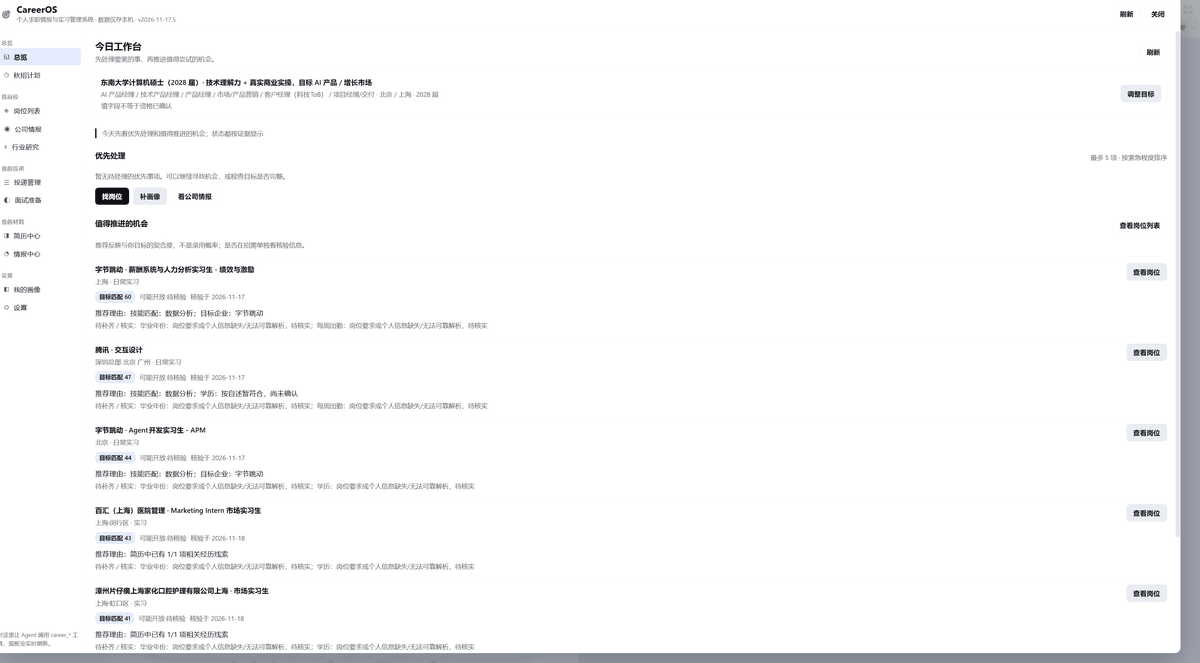
#> input picture docs/assets/demo-panel.gif, 1200 x 663 px
$ python -i make-demo-gif.py   (imports and definitions only)
#> lines starting #> are read from the running program, lines starting #| are printed output that depends on the picture
"""Compose the README demo GIF from real captured panel frames.

Sources (in priority order):
  1. .tmp/gui/d1-overview.png, d2-jobs.png, d4-knowledge.png  ← real GUI window captures
  2. .tmp/demo/overview-full.png                              ← offline component render fallback
"""
import sys
from pathlib import Path
from PIL import Image

ROOT = Path(__file__).resolve().parents[1]
OUT = ROOT / "docs" / "assets" / "demo-panel.gif"
WIDTH = 1200
# Crop box in the 3862x2146 window capture: drop the DSH sidebar and title bar.
GUI_CROP = (152, 86, 3796, 2100)
GUI_FRAMES = [
    (ROOT / ".tmp" / "gui" / "d1-overview.png", 2200),
    (ROOT / ".tmp" / "gui" / "d2-jobs.png", 2200),
    (ROOT / ".tmp" / "gui" / "d4-knowledge.png", 2600),
]
OFFLINE = ROOT / ".tmp" / "demo" / "overview-full.png"


def frame_from_gui(path: Path) -> Image.Image:
#> called with path = '../docs/assets/demo-panel.gif'
    img = Image.open(path).convert("RGB").crop(GUI_CROP)
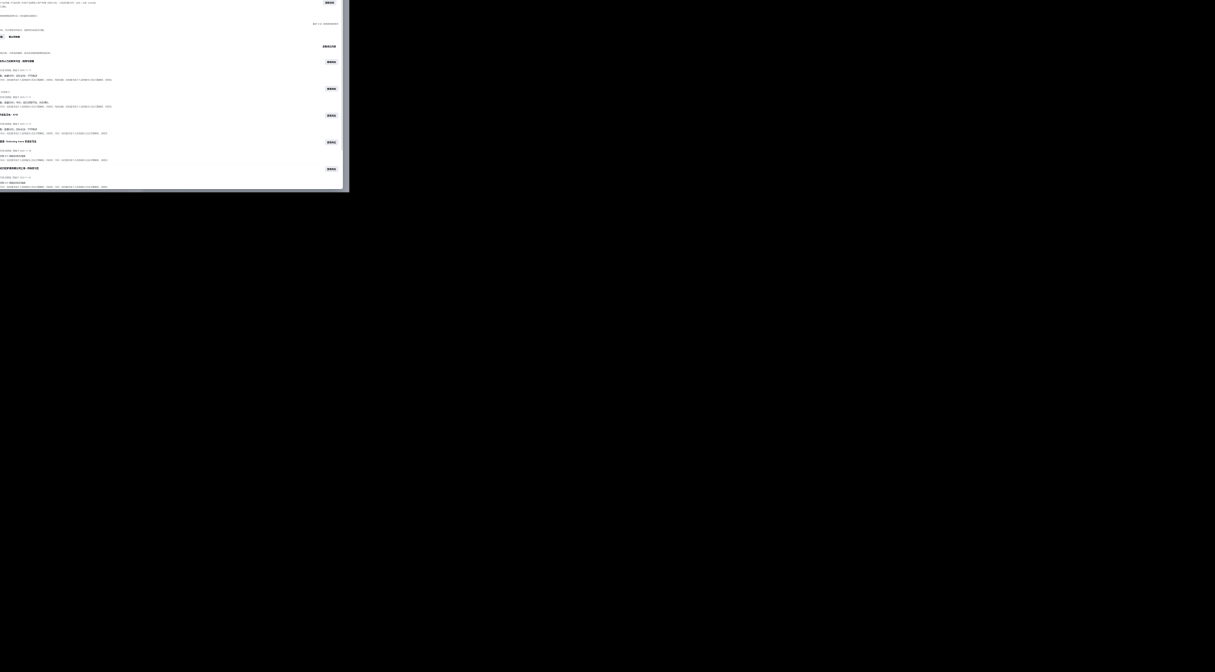
#> img: PIL image 3644x2014 RGB (shown at 1/3 size); mean R, G, B 20.5, 20.5, 20.5
    height = round(img.height * WIDTH / img.width)
#> height = 663
    return img.resize((WIDTH, height), Image.LANCZOS)
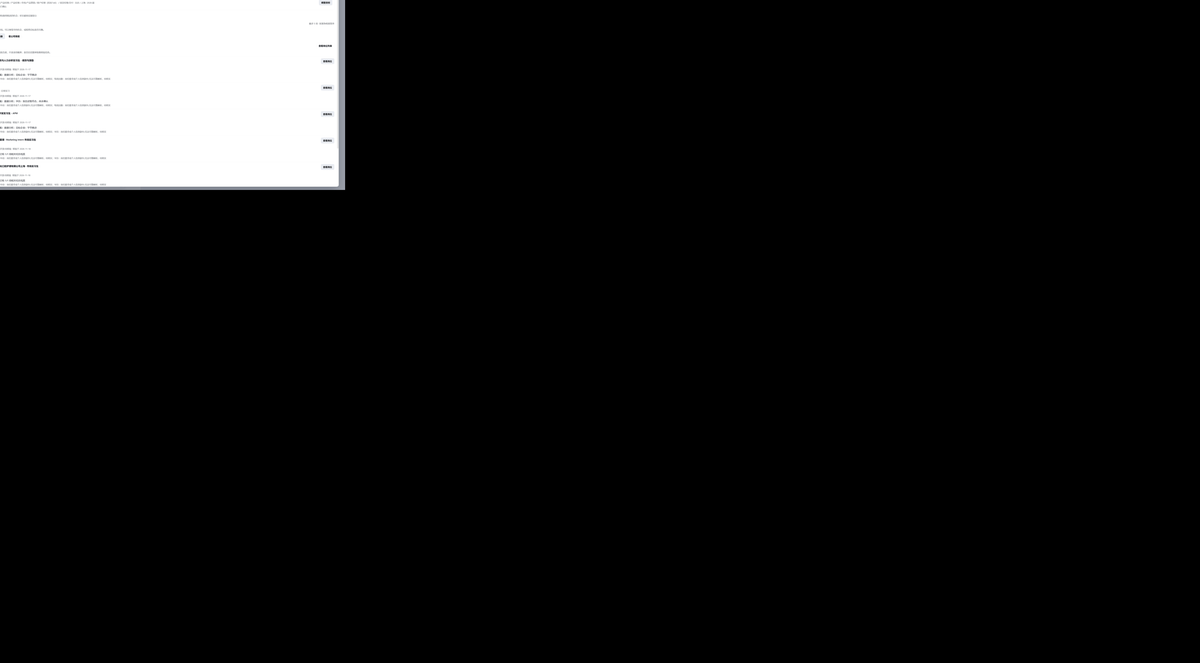
#> returned value: PIL image 1200x663 RGB; mean R, G, B 20.4, 20.5, 20.5


def main() -> int:
    frames, durations = [], []
    if all(p.exists() for p, _ in GUI_FRAMES):
        for path, ms in GUI_FRAMES:
            frames.append(frame_from_gui(path))
            durations.append(ms)
        label = "gui"
    elif OFFLINE.exists():
        img = Image.open(OFFLINE).convert("RGB")
        height = round(img.height * WIDTH / img.width)
        resized = img.resize((WIDTH, height), Image.LANCZOS)
        for top in (0, 330, 660):
            top = min(top, max(0, resized.height - 760))
            canvas = Image.new("RGB", (WIDTH, 760), "#f6f7f9")
            canvas.paste(resized.crop((0, top, WIDTH, min(resized.height, top + 760))), (0, 0))
            frames.append(canvas)
            durations.append(1800)
        label = "offline"
    else:
        print("no frames found; run scripts/make-demo-gif.mjs or capture the window first", file=sys.stderr)
        return 1

    quantized = [f.quantize(colors=160, method=Image.MEDIANCUT) for f in frames]
    OUT.parent.mkdir(parents=True, exist_ok=True)
    quantized[0].save(OUT, save_all=True, append_images=quantized[1:], duration=durations,
                      loop=0, optimize=True, disposal=2)
    print(f"wrote {OUT} ({OUT.stat().st_size} bytes, {len(frames)} frames, source={label})")
    return 0


# [2 lines not run here, left out]

>>> result = frame_from_gui('../docs/assets/demo-panel.gif')
